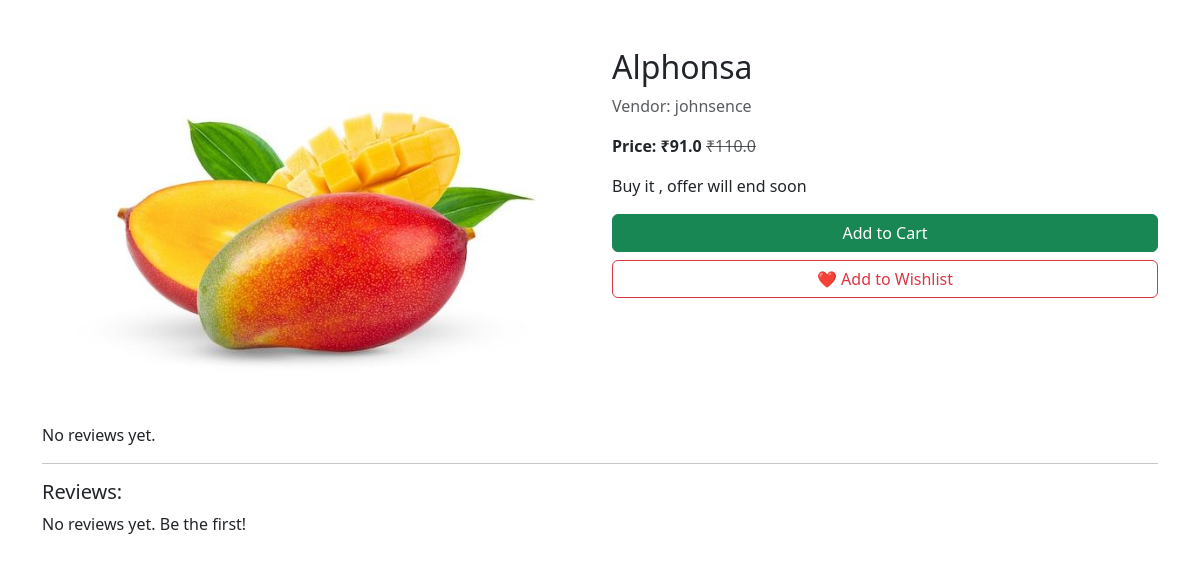
Screenshot of /product/4/ with the database file from the repository.
### app/models.py (models this page shows, shortened)
class Products(models.Model):
    catagory = models.ForeignKey(Catagory, on_delete=models.CASCADE)
    name = models.CharField(max_length=150)
    vendor = models.CharField(max_length=150)
    product_image = models.ImageField(upload_to=getFileName, null=True, blank=True)
    quantity = models.IntegerField()
    original_price = models.FloatField()
    selling_price = models.FloatField()
    description = models.TextField(max_length=500)
    status = models.BooleanField(default=False, help_text="0-show,1-Hidden")
    trending = models.BooleanField(default=False, help_text="0-default,1-Trending")
    created_at = models.DateTimeField(auto_now_add=True)

### app/views.py (the view, shortened to what this page needs)
# urls.py: path("product/<int:pid>/", views.product_detail, name="product_detail"),
def product_detail(request, pid):
    product = get_object_or_404(Products, id=pid)
    reviews = ProductReview.objects.filter(product=product)
    images = product.images.all()  # ← Add this line
    avg_rating = reviews.aggregate(avg=Avg('rating'))['avg'] or 0
    avg_rating = round(avg_rating, 1)
    form = None
    can_review = False
    context = {
        "product": product,
        "form": form,
        "reviews": reviews,
        "can_review": can_review,
        "avg_rating": avg_rating,
        "images": images,  # ← Add this to pass to template
    }
    return render(request, "product_detail.html", context)

### app/templates/product_detail.html (shortened to what this page needs)
<!DOCTYPE html>
<html lang="en">
<head>
    <link href="https://cdn.jsdelivr.net/npm/bootstrap@5.3.3/dist/css/bootstrap.min.css" rel="stylesheet">
</head>
<body>
<div class="container py-5">
    <div class="row">
        <div class="col-md-6">
            <div id="productCarousel" class="carousel slide mb-4" data-bs-ride="carousel">
                <div class="carousel-inner">
                    <div class="carousel-item active">
                        <img src="{{ product.product_image.url }}" class="d-block w-100 rounded" alt="{{ product.name }}">
                    </div>
                </div>
                <button class="carousel-control-prev" type="button" data-bs-target="#productCarousel" data-bs-slide="prev">
                    <span class="carousel-control-prev-icon"></span>
                </button>
                <button class="carousel-control-next" type="button" data-bs-target="#productCarousel" data-bs-slide="next">
                    <span class="carousel-control-next-icon"></span>
                </button>
            </div>
        </div>
        <div class="col-md-6">
            <h2>{{ product.name }}</h2>
            <p class="text-muted">Vendor: {{ product.vendor }}</p>
            <p>
                <strong>Price: ₹{{ product.selling_price }}</strong>
                <span class="text-muted text-decoration-line-through">₹{{ product.original_price }}</span>
            </p>
            <p>{{ product.description }}</p>
            <a href="{% url 'add_to_cart' product.id %}" class="btn btn-success w-100 mb-2">Add to Cart</a>
            <a href="{% url 'add_to_wishlist' product.id %}" class="btn btn-outline-danger w-100">❤️ Add to Wishlist</a>
        </div>
    </div>
    {% if reviews %}
        <h5 class="mt-4">Average Rating:</h5>
        <div class="star-rating mb-3">
            {% for i in "12345" %}
                {% if forloop.counter <= avg_rating %}
                    <span>★</span>
                {% else %}
                    <span class="gray-star">☆</span>
                {% endif %}
            {% endfor %}
            <small>({{ avg_rating }}/5)</small>
        </div>
    {% else %}
        <p>No reviews yet.</p>
    {% endif %}
    <hr>
    <h5>Reviews:</h5>
    {% for review in reviews %}
        <div class="mb-3 p-3 border rounded">
            <strong>{{ review.user.username }}</strong>
            <div class="star-rating">
                {% for i in "12345" %}
                    {% if forloop.counter <= review.rating %}
                        ★
                    {% else %}
                        <span class="gray-star">☆</span>
                    {% endif %}
                {% endfor %}
            </div>
            <p>{{ review.comment }}</p>
            <small class="text-muted">{{ review.created_at|date:"F j, Y" }}</small>
        </div>
    {% empty %}
        <p>No reviews yet. Be the first!</p>
    {% endfor %}
</div>
</body>
</html>

### app/templates/product_detail.html (style rules this page uses)
.carousel-inner img { max-height: 400px; object-fit: cover; }

### rows the page displays
Products: product_image (picture), name "Alphonsa", vendor "johnsence", selling_price "91.0", original_price "110.0", description "Buy it , offer will end soon"
